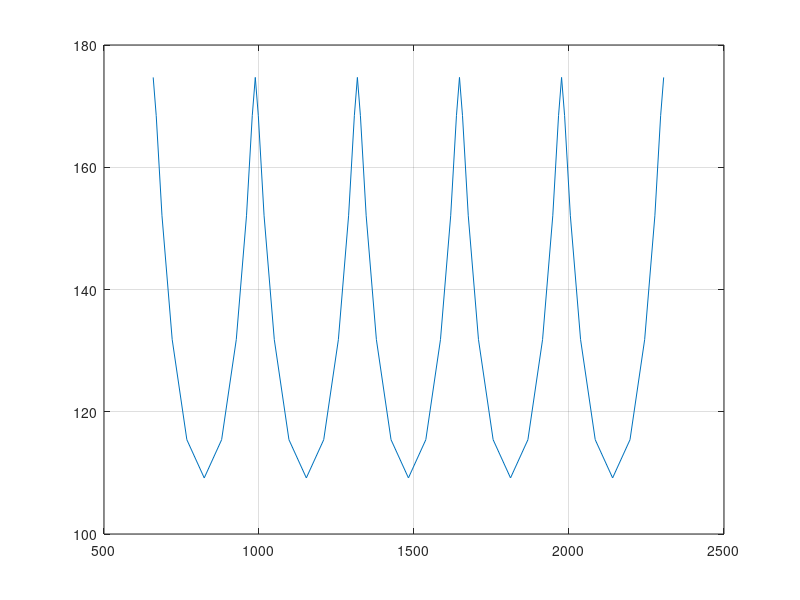

The MATLAB source for this figure: (Note: this script raises an error after producing the figure.)
%% Parameters
% Timing
dtheta_t = 200 * pi/180;
n_revs = 2:.1:7;

dtheta_c = 2*pi*n_revs - dtheta_t/2;

% Vehicle
s1 = 8;  % Radius of vehicle 1 (m)
s2 = 8;  % Radius of vehicle 2 (m)

sigx = 80;    % x-position covariance
sigy = 1500;  % y-position covariance

Theta = 5 * pi/180;  % covariance rotation wrt B-plane axis

m1 = 300;
f1 = 3e-3; 
a0 = f1 / m1;  % maximum acceleration magnitude

% Altitude/velocity
re = 6371e3;  % radius of Earth (m)

h1 = 550.0e3;  % Orbit height of vehicle 1 (m)
h2 = 550.2e3;  % Orbit height of vehicle 2 (m)

r1 = re + h1;  % Orbital radius of vehicle 1 (m)
r2 = re + h2;  % Orbital radius of vehicle 2 (m)

mu = 3.986e14; % Earth gravitational parameter (m^3/s^2)
v1 = sqrt(mu / r1);  % Orbital speed of vehicle 1 (m/s)

% Orbital params
i1 = 53 * pi/180;  % inclination of S1 (rad)
i2 = 53 * pi/180;  % inclination of S2 (rad)

RAAN1 = 180 * pi/180;  % RAAN of S1 (rad)
RAAN2 =   0 * pi/180;  % RAAN of S2 (rad)

% mutual inclination, angle between orbital planes
kappa = acos(sin(i1)*sin(i2)*cos(RAAN1-RAAN2) + cos(i1)*cos(i2));  

T1 = 2*pi*sqrt(r1^3 / mu);
T2 = 2*pi*sqrt(r2^3 / mu);

n1 = 2*pi / T1;
n2 = 2*pi / T2;

xi_tf = 200 - 2*a0*(r1^3)/mu * ...
    (dtheta_t + sin(dtheta_c) - sin(dtheta_t+dtheta_c))

zeta_tf = a0*(r1^3)/mu*cos(kappa/2)* ...
    (3*dtheta_t*(dtheta_t/2 + dtheta_c)  -  8*sin(dtheta_t/2)*sin(dtheta_t/2 + dtheta_c))

plot(zeta_tf,xi_tf); grid on; box on;

bplane2x = @ (xi,zeta,Theta) xi*cos(Theta) + zeta*sin(Theta);
bplane2y = @ (xi,zeta,Theta) xi*sin(Theta) - zeta*cos(Theta);
x = bplane2x(xi_tf,zeta_tf,5*pi/180);
y = bplane2y(xi_tf,zeta_tf,5*pi/180);

semilogy(n_revs,p_collision(x,y,sigx,sigy,16))